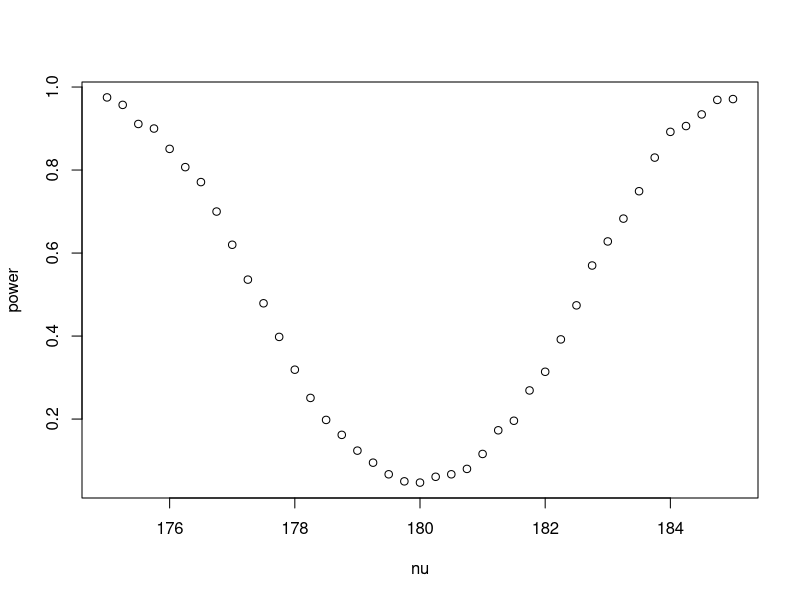
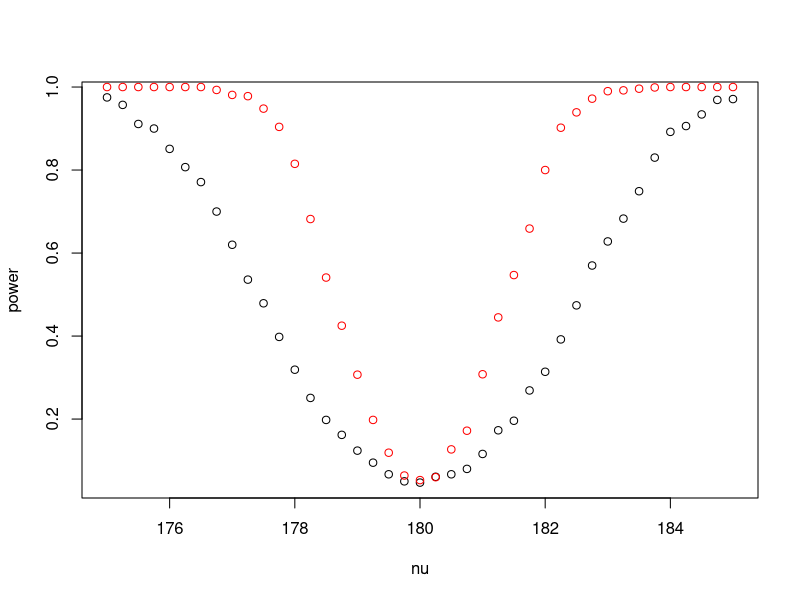
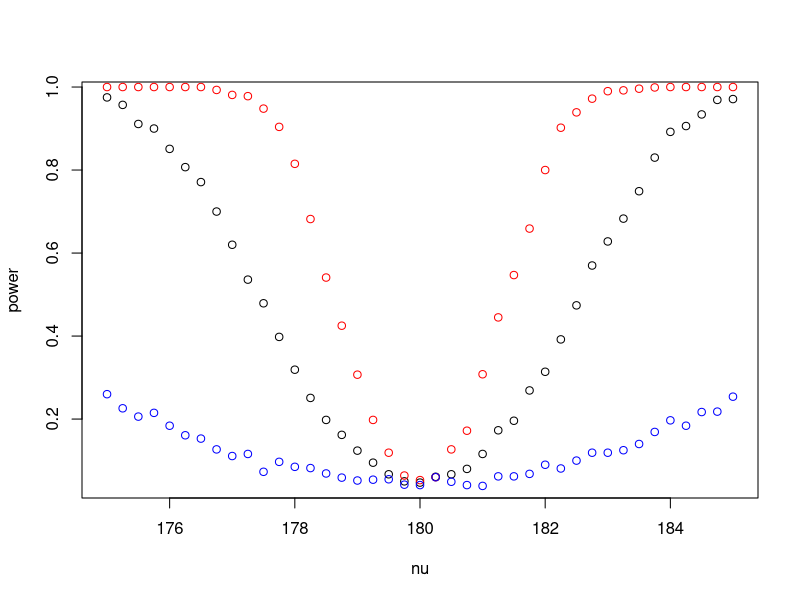
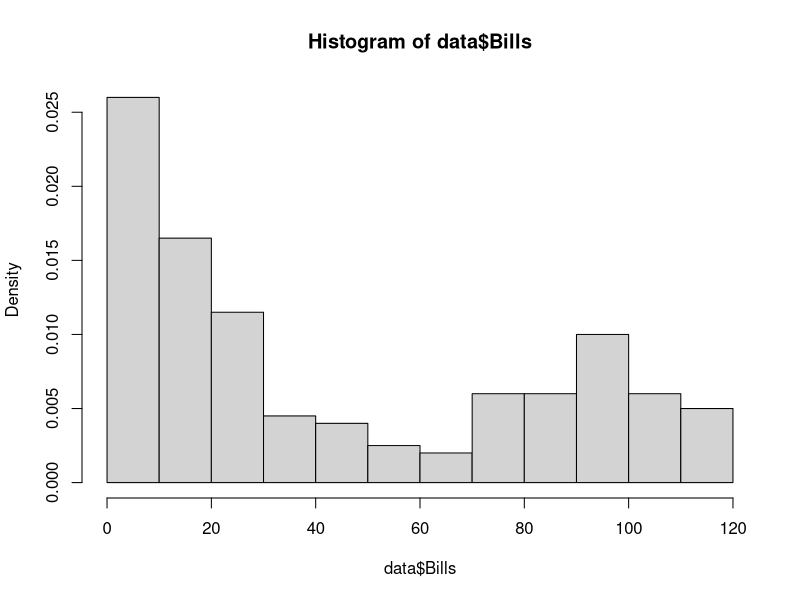
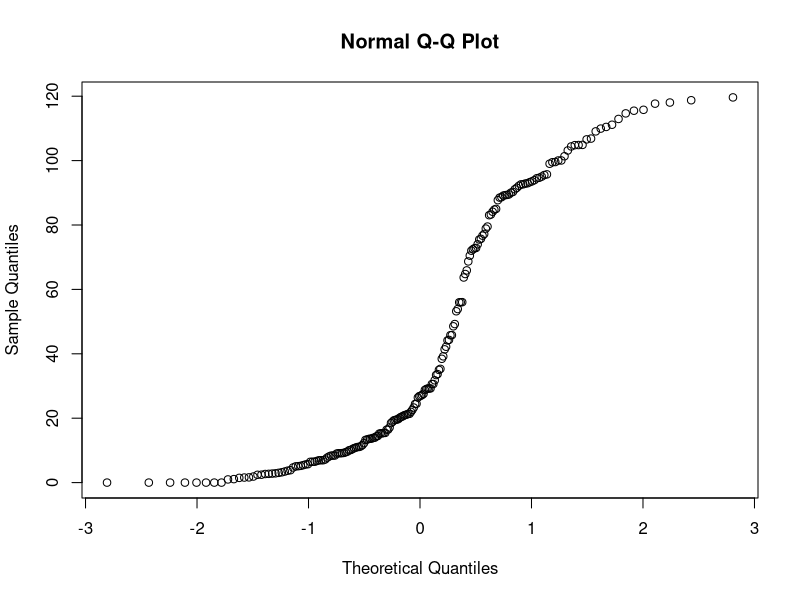
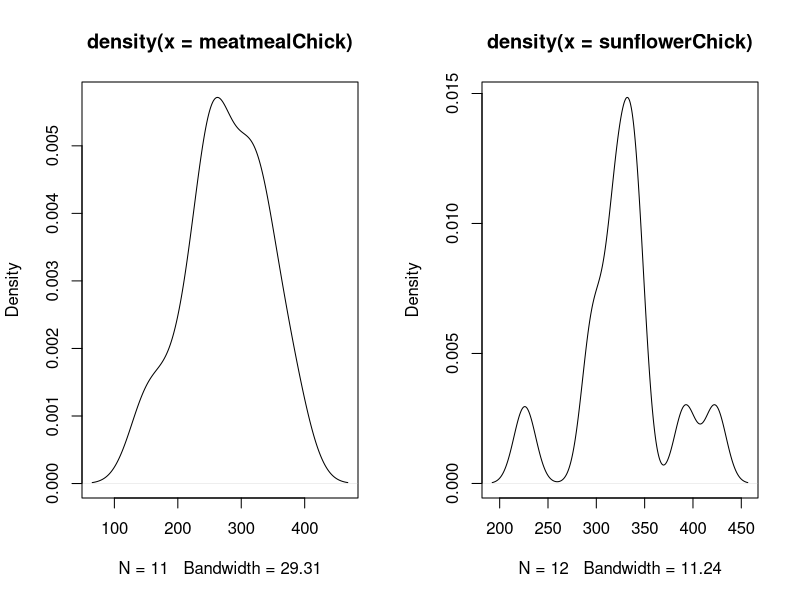
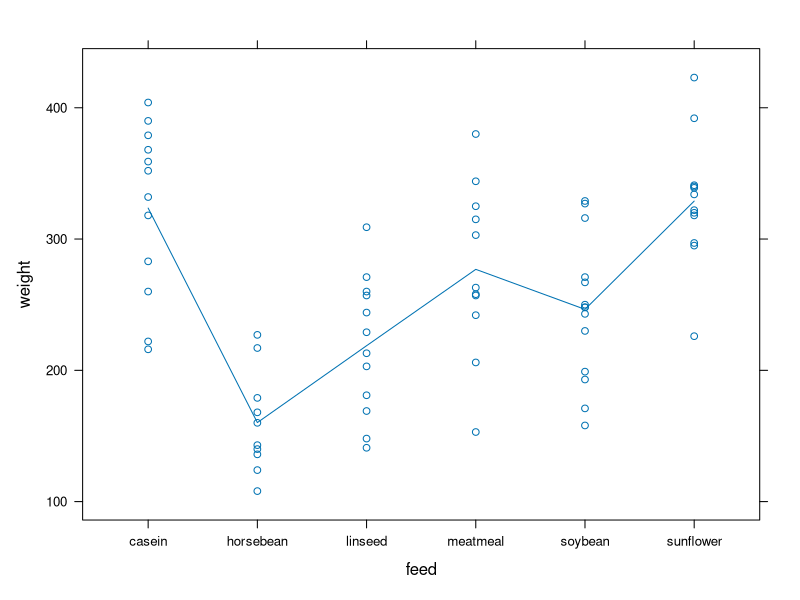
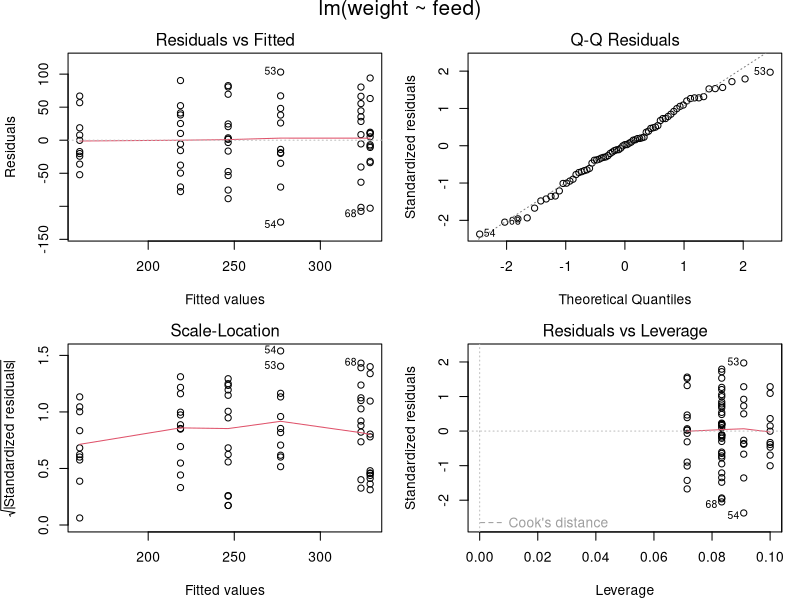

These figures' R source, in order:
## ---- chunk 1
n=m=30;mu=180;sd=5;B=1000;p=numeric(B);
nu=seq(175,185,by=0.25);
power=vector();
for(i in 1:41){
  for(b in 1:B){
    x=rnorm(n,mu,sd);
    y=rnorm(m,nu[i],sd);
    p[b]=t.test(x,y,var.equal = TRUE)[[3]];
  }
  power[i]=mean(p<0.05)
}
plot(nu,power,type="p");
## ---- chunk 2
p2=numeric(B);
power2=vector();
n2=m2=100;
for(i in 1:41){
  for(b in 1:B){
    x2=rnorm(n2,mu,sd);
    y2=rnorm(m2,nu[i],sd);
    p2[b]=t.test(x2,y2,var.equal = TRUE)[[3]];
  }
  power2[i]=mean(p2<0.05);
}
plot(nu,power,type="p");
lines(nu,power2,type="p",col="red");
## ---- chunk 3
sd3=15;p3=numeric(B);
power3=vector();
for(i in 1:41){
  for(b in 1:B){
    x3=rnorm(n,mu,sd3);
    y3=rnorm(m,nu[i],sd3);
    p3[b]=t.test(x3,y3,var.equal = TRUE)[[3]];
  }
  power3[i]=mean(p3<0.05);
}
plot(nu,power,type="p");
lines(nu,power2,type="p",col="red");
lines(nu,power3,type="p",col="blue");
## ---- chunk 4
data=read.table(file="telephone.txt",header=TRUE)
hist(data$Bills,prob=T);
qqnorm(data$Bills);
## ---- chunk 5
lamda=seq(0.01,0.1,by=0.01);
length(lamda);
bills=data$Bills;
t=median(bills);
B=1000;
tstar=numeric(B);
p=numeric(10);
n=length(bills);
for(i in 1:10){
  for (j in 1:B){
    xstar=rexp(n,lamda[i]);
    tstar[j]=median(xstar);
  }
  pl=sum(tstar<t)/B;
  pr=sum(tstar>t)/B;
  p[i]=2*min(pl,pr);
}
p;
## ---- chunk 6
bills=data$Bills;
B=1000;
Tstar=numeric(B);
T1=median(bills);
for(i in 1:B){
  Xstar=sample(bills,replace = TRUE);
  Tstar[i]=median(Xstar);
}
Tstar25=quantile(Tstar,0.025);
Tstar975=quantile(Tstar,0.975);
sum(Tstar<Tstar25);
c(2*T1-Tstar975,2*T1-Tstar25);
## ---- chunk 7
B=1000;
s=numeric(B);
for(i in 1:B){
  sample=sample(bills,50);
  sample_mean=mean(sample);
  s[i]=sample_mean;
}
s_mean=mean(s);
s_var=var(s);
lamda=1/s_mean;
lamda
## ---- chunk 8
B=1000;
Tstar=numeric(B);
T1=median(bills);
for(i in 1:B){
  Xstar=sample(rexp(n,lamda));
  Tstar[i]=median(Xstar);
}
Tstar25=quantile(Tstar,0.025);
Tstar975=quantile(Tstar,0.975);
sum(Tstar<Tstar25);
c(2*T1-Tstar975,2*T1-Tstar25);
## ---- chunk 9
binom.test(sum(bills>40),200,al="l");
## ---- chunk 10
low=sum(bills<10);
binom.test(low,200,p=0.25,alternative="greater",conf.level = 0.9)
## ---- chunk 11
knitr::opts_chunk$set(echo = TRUE)
## ---- chunk 12
data("chickwts")
meatmealChick <- chickwts$weight[chickwts$feed == 'meatmeal']
sunflowerChick <- chickwts$weight[chickwts$feed == 'sunflower']
par(mfrow = c(1,2))
plot(density(meatmealChick))
plot(density(sunflowerChick))
## ---- chunk 13
data("chickwts")
par(mfrow = c(1,1))
t.test(meatmealChick, sunflowerChick, var.equal = T)
## ---- chunk 14
wilcox.test(meatmealChick, sunflowerChick)
## ---- chunk 15
ks.test(meatmealChick, sunflowerChick)
## ---- chunk 16
chickaov=lm(weight ~ feed, data=chickwts)
anova(chickaov)
## ---- chunk 17
library("lattice")
xyplot(weight ~ feed, data=chickwts, main="", type=c("p","a")) 
## ---- chunk 18
summary(chickaov)
## ---- chunk 19
opar <- par(mfrow = c(2, 2), oma = c(0, 0, 1.1, 0),
            mar = c(4.1, 4.1, 2.1, 1.1))
plot(chickaov)

par(mfrow=c(1,1))
qqnorm(residuals(chickaov))
## ---- chunk 20
kruskal.test(weight ~ feed, data=chickwts) 
